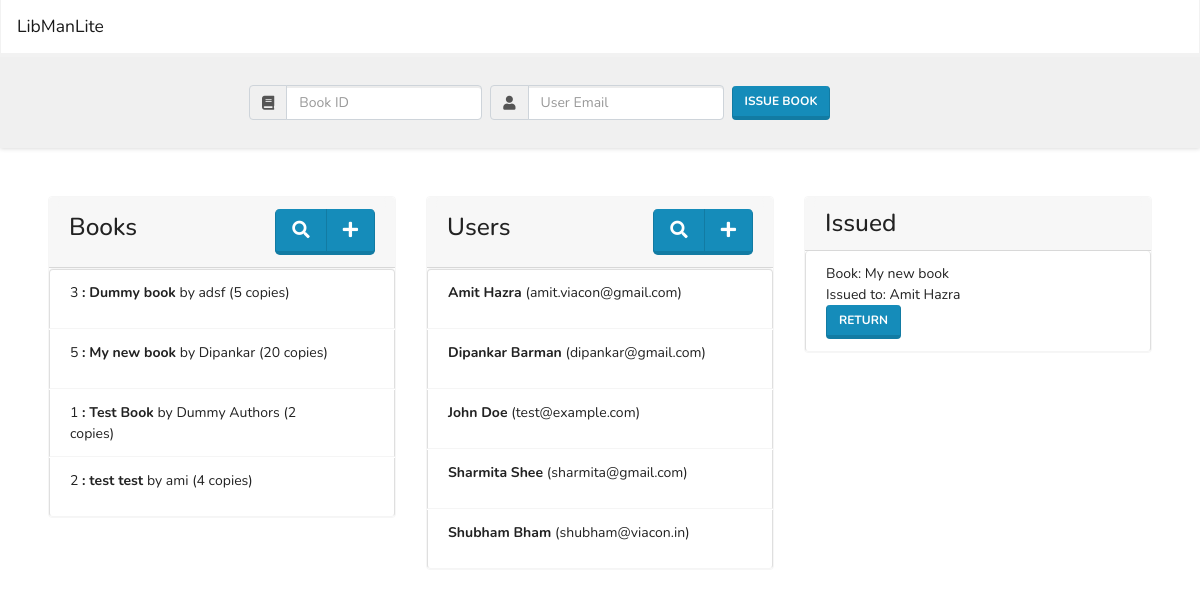
Page /v1/index.php on the earlier database version.
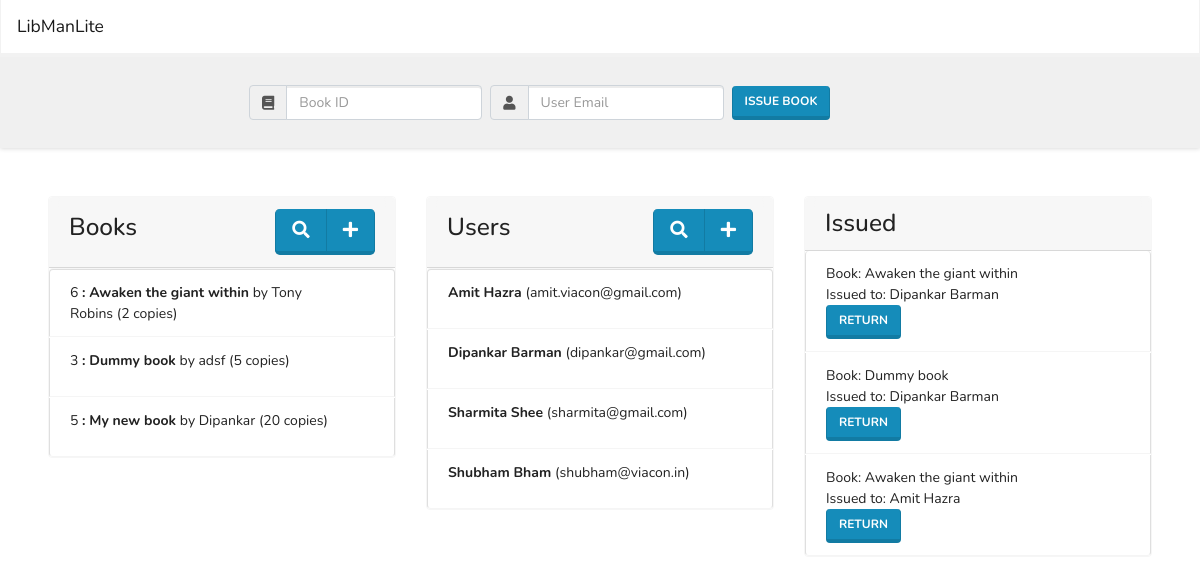
Same page on the later database version.
### tables this page shows
CREATE TABLE IF NOT EXISTS `books` (
  `id` int(11) NOT NULL AUTO_INCREMENT,
  `name` varchar(200) NOT NULL,
  `authors` varchar(300) NOT NULL,
  `count` int(11) NOT NULL,
  PRIMARY KEY (`id`)
);

CREATE TABLE IF NOT EXISTS `users` (
  `email` varchar(100) NOT NULL,
  `name` varchar(200) NOT NULL,
  PRIMARY KEY (`email`)
);

CREATE TABLE IF NOT EXISTS `register` (
  `id` int(11) NOT NULL AUTO_INCREMENT,
  `book_id` int(11) NOT NULL,
  `user_email` varchar(100) NOT NULL,
  `issued_on` timestamp NOT NULL DEFAULT CURRENT_TIMESTAMP,
  PRIMARY KEY (`id`)
);

### v1/db.php (called while the page is built, shortened)
<?php
function toArray($result)
{
    $rows = [];
    while ($row = mysqli_fetch_array($result)) {
        $rows[] = $row;
    }
    return $rows;
}
function runSQL($sql)
{
    include("../connection.php");
    $result = $conn->query($sql);
    return toArray($result);
}
function getUsers()
{
    $sql = "SELECT * FROM users ORDER BY `name` asc;";
    return runSQL($sql);
}
function getBooks()
{
    $sql = "SELECT * FROM books ORDER BY `name` asc;";
    return runSQL($sql);
}
function getRegister()
{
    $sql = "SELECT * FROM `register`
    INNER JOIN (SELECT email as user_email, name as username FROM `users`) u ON register.user_email = u.user_email
    INNER JOIN (SELECT id as book_id, name as book_name FROM `books`) b on register.book_id = b.book_id ORDER BY id desc;";
    return runSQL($sql);
}

### v1/index.php (the view, shortened to what the changed rows need)
<!DOCTYPE html>
<html lang="en">
<head>
  <link rel="stylesheet" href="https://cdnjs.cloudflare.com/ajax/libs/twitter-bootstrap/4.3.1/css/bootstrap.min.css" />
  <link rel="stylesheet" href="https://stackpath.bootstrapcdn.com/bootswatch/4.4.1/lumen/bootstrap.min.css" />
  <link rel="stylesheet" href="https://cdnjs.cloudflare.com/ajax/libs/font-awesome/5.11.2/css/all.min.css" />
  <link rel="stylesheet" href="../style.css" />
</head>
<?php
include_once("./db.php");
?>
<body>
  <main>
    <section class="lists p-5">
      <div class="row">
        <div class="col-md-4 books-container mb-2">
          <div class="card border-light">
            <ul class="list-group">
              <?php
              $books = getBooks();
              if ($books) {
                foreach ($books as $book) { ?>
                  <li class="list-group-item" data-id="<?php echo $book["id"]; ?>">
                    <span>
                      <span class="id"><?php echo $book["id"]; ?></span>
                      <span class="name font-weight-bold">: <?php echo $book["name"]; ?> </span>
                      <span class="authors">by <?php echo $book["authors"]; ?></span>
                      <span class="count">(<?php echo $book["count"]; ?> copies)</span></span>
                  </li>
              <?php }
              } else {
                echo "0 results";
              }
              ?>
            </ul>
          </div>
        </div>
        <div class="col-md-4 user-container mb-2">
          <div class="card border-light">
            <ul class="list-group">
              <?php
              $users = getUsers();
              if ($users) {
                foreach ($users as $user) { ?>
                  <li class="list-group-item" data-id="<?php echo $user["email"]; ?>"><span>
                      <span class="name font-weight-bold"> <?php echo $user["name"]; ?> </span>
                      <span class="id">(<?php echo $user["email"]; ?>)</span></span>
                  </li>
              <?php }
              } else {
                echo "0 results";
              }
              ?>
            </ul>
          </div>
        </div>
        <div class="col-md-4 issue-container mb-2">
          <div class="card border-light">
            <ul class="list-group">
              <?php
              $issues = getRegister();
              if ($issues) {
                foreach ($issues as $issue) { ?>
                  <li class="list-group-item">
                    <span class="info">
                      <span class="book">
                        <span class="id">Book: <?php echo $issue["book_name"]; ?> </span>
                      </span>
                      <span class="user">
                        <span class="id">Issued to: <?php echo $issue["username"]; ?> </span>
                      </span>
                    </span>
                    <form action="<?php echo $_SERVER['PHP_SELF']; ?>" method="POST">
                      <button type="submit" name="return-book" class="btn btn-primary">Return</button>
                    </form>
                  </li>
              <?php }
              } else {
                echo "0 results";
              }
              ?>
            </ul>
          </div>
        </div>
      </div>
    </section>
  </main>
</body>
</html>

Differences in the rows shown:
removed books: id "1", name "Test Book", authors "Dummy Authors", count "2"
removed books: id "2", name "test test", authors "ami", count "4"
removed users: name "John Doe", email "test@example.com"
removed register: book_name "My new book", username "Amit Hazra"
added books: id "6", name "Awaken the giant within", authors "Tony Robins", count "2"
added register: book_name "Awaken the giant within", username "Dipankar Barman"
added register: book_name "Dummy book", username "Dipankar Barman"
added register: book_name "Awaken the giant within", username "Amit Hazra"
